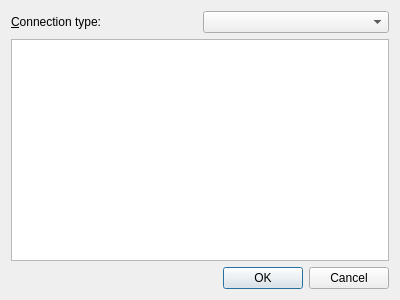
<?xml version="1.0" encoding="UTF-8"?>
<ui version="4.0">
 <class>GammaRay::MethodInvocationDialog</class>
 <widget class="QWidget" name="GammaRay::MethodInvocationDialog">
  <property name="geometry">
   <rect>
    <x>0</x>
    <y>0</y>
    <width>400</width>
    <height>300</height>
   </rect>
  </property>
  <layout class="QVBoxLayout" name="verticalLayout">
   <item>
    <layout class="QHBoxLayout" name="horizontalLayout">
     <item>
      <widget class="QLabel" name="label">
       <property name="text">
        <string>&amp;Connection type:</string>
       </property>
       <property name="buddy">
        <cstring>connectionTypeComboBox</cstring>
       </property>
      </widget>
     </item>
     <item>
      <widget class="QComboBox" name="connectionTypeComboBox"/>
     </item>
    </layout>
   </item>
   <item>
    <widget class="GammaRay::DeferredTreeView" name="argumentView">
     <property name="rootIsDecorated">
      <bool>false</bool>
     </property>
     <attribute name="headerStretchLastSection">
      <bool>false</bool>
     </attribute>
    </widget>
   </item>
   <item>
    <widget class="QDialogButtonBox" name="buttonBox">
     <property name="standardButtons">
      <set>QDialogButtonBox::Cancel|QDialogButtonBox::Ok</set>
     </property>
    </widget>
   </item>
  </layout>
 </widget>
 <customwidgets>
  <customwidget>
   <class>GammaRay::DeferredTreeView</class>
   <extends>QTreeView</extends>
   <header location="global">ui/deferredtreeview.h</header>
  </customwidget>
 </customwidgets>
 <resources/>
 <connections/>
</ui>
